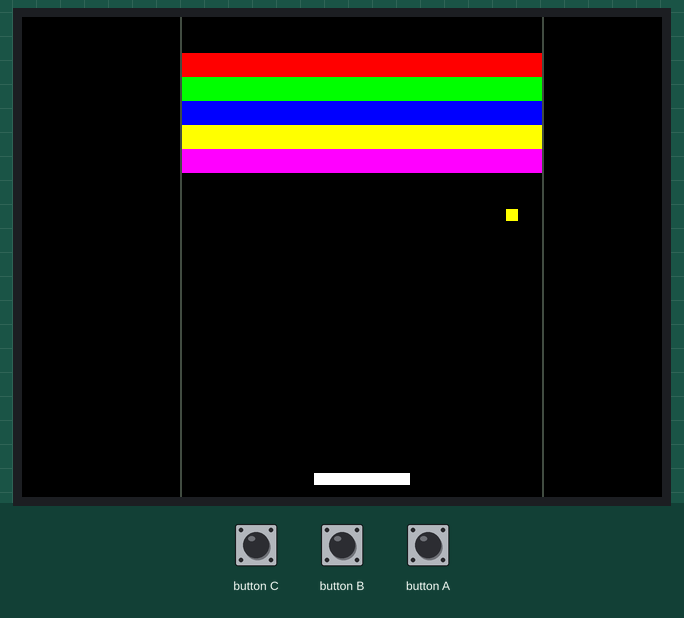
Simulated run of this program. Board: ESP32. Parts: 320×240 colour display. The test bench sets the inputs (shaded band).

Above: at 1.3 s.
1.4 s: button C pressed for 0.15 s
At 1.6 s:
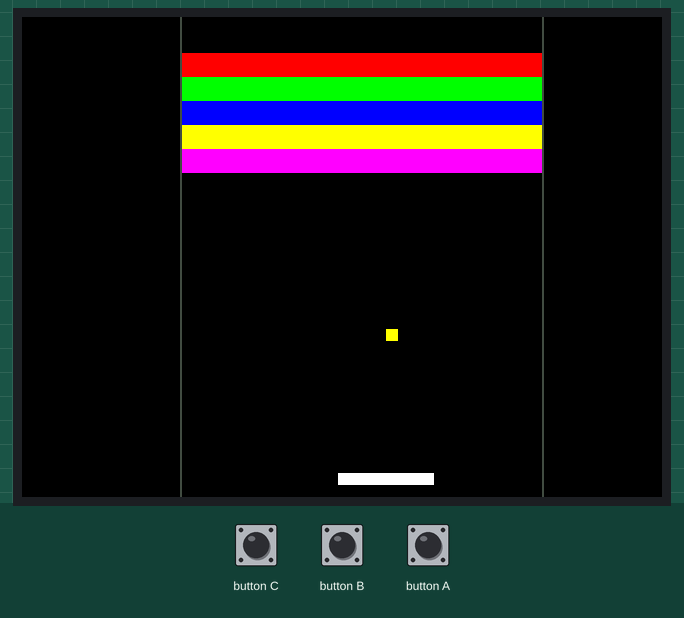
2.1 s: button A pressed for 0.15 s
2.8 s: button C pressed for 1 s
At 3.23 s:
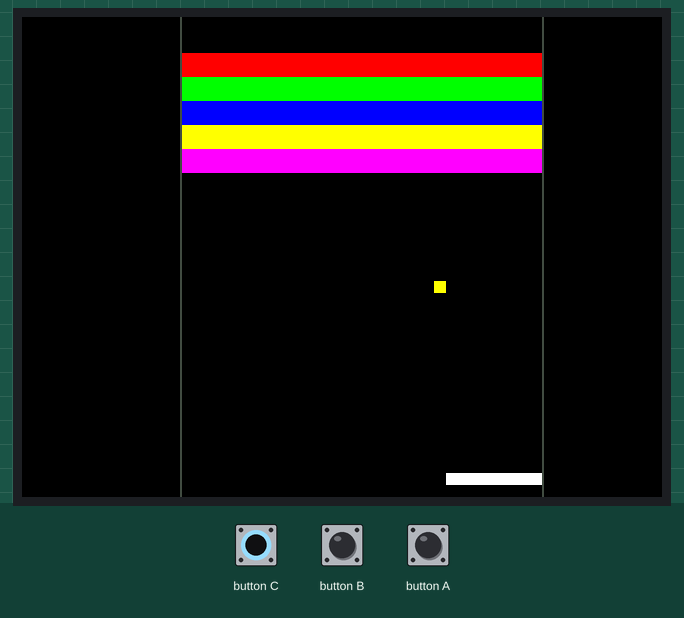
4.4 s: button A pressed for 1 s
At 4.87 s:
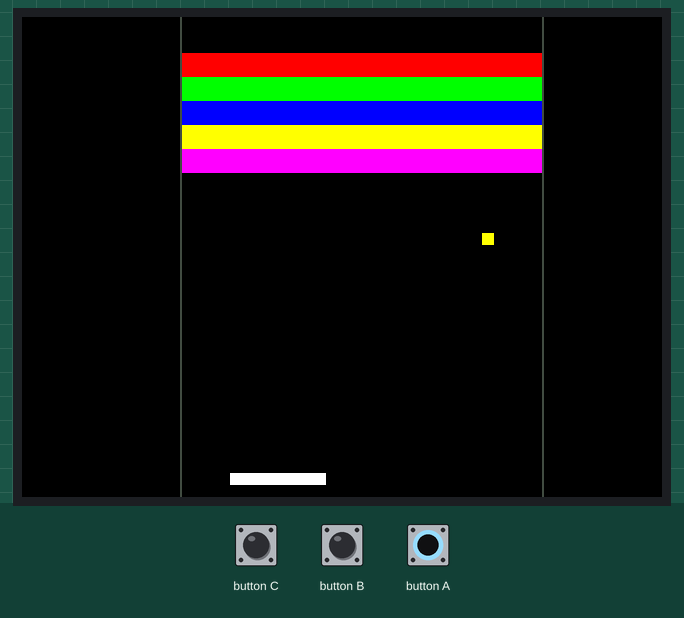
Timing chart, 0 to 7.0 s (numbered marks = the images above; inputs shaded):
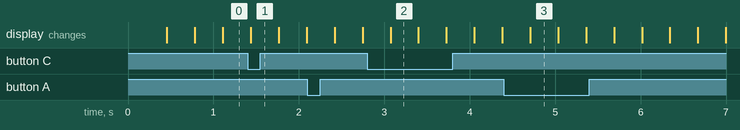

The program:

main.cpp
```cpp
#include <M5Stack.h>

//#define SOUND_ON

#define BLACK 0x0000
#define BLUE 0x001F
#define RED 0xF800
#define GREEN 0x07E0
#define CYAN 0x07FF
#define MAGENTA 0xF81F
#define YELLOW 0xFFE0
#define WHITE 0xFFFF

#define NOTE_C3 131
#define NOTE_CS3 139
#define NOTE_D3 147
#define NOTE_DS3 156
#define NOTE_E3 165
#define NOTE_F3 175
#define NOTE_FS3 185
#define NOTE_G3 196
#define NOTE_GS3 208
#define NOTE_A3 220
#define NOTE_AS3 233
#define NOTE_B3 247
#define NOTE_C4 262

#define RACKETSIZE 8
#define RACKETLINE 37
#define SCRNWIDTH 30
#define SCRNHEIGHT 40

#define BLOCKWIDTH 3
#define BLOCKHEIGHT 2
#define BLOCKTOP 3
#define BLOCKBOTTOM 12
#define BLOCKLINES ((BLOCKBOTTOM - BLOCKTOP + 1) / BLOCKHEIGHT)
#define NBLOCKS (BLOCKLINES * SCRNWIDTH / BLOCKWIDTH)

#define GAMEPORT A5
#define SOUNDPORT 12

boolean exist[NBLOCKS];
boolean demo_mode;

void BlocksInit()
{
    int8_t i;

    for (i = 0; i < NBLOCKS; i++)
    {
        exist[i] = true;
    }
}

uint8_t BlocksLeft()
{
    int8_t i;
    int8_t leftBlocks;

    leftBlocks = 0;
    for (i = 0; i < NBLOCKS; i++)
    {
        if (exist[i])
            leftBlocks++;
    }
    return leftBlocks;
}

#define TOSCRN(v) (v * 6)
uint16_t colors[BLOCKLINES] = {RED, GREEN, BLUE, YELLOW, MAGENTA};

void BlocksDrawAll()
{
    int8_t x, y;
    int8_t w, h;
    int8_t c;
    int8_t i;

    w = TOSCRN(BLOCKWIDTH);
    h = TOSCRN(BLOCKHEIGHT);
    c = 0;
    i = 0;
    for (y = BLOCKTOP; y <= BLOCKBOTTOM; y += BLOCKHEIGHT)
    {
        for (x = 0; x < SCRNWIDTH; x += BLOCKWIDTH)
        {
            if (exist[i++])
            {
                M5.Lcd.fillRect(80 + TOSCRN(x), TOSCRN(y), w, h, colors[c]);
            }
        }
        c++;
    }
    M5.Lcd.drawFastVLine(79,0,240,0x4268);
    M5.Lcd.drawFastVLine(260,0,240,0x4268);
}

void BlocksEraseOne(int8_t block)
{
    int8_t x, y;
    int8_t w, h;
    int8_t rows;

    w = TOSCRN(BLOCKWIDTH);
    h = TOSCRN(BLOCKHEIGHT);
    rows = SCRNWIDTH / BLOCKWIDTH;
    x = (block % rows) * BLOCKWIDTH;
    y = (block / rows) * BLOCKHEIGHT + BLOCKTOP;
    M5.Lcd.fillRect(80 + TOSCRN(x), TOSCRN(y), w, h, BLACK);
}

int8_t BlocksFind(uint8_t x, uint8_t y)
{
    if (x > SCRNWIDTH)
    {
        return -1;
    }
    if ((y < BLOCKTOP) || (y > BLOCKBOTTOM))
    {
        return -1;
    }
    uint8_t rows = SCRNWIDTH / BLOCKWIDTH;
    return (y - BLOCKTOP) / BLOCKHEIGHT * rows + x / BLOCKWIDTH;
}

int8_t BlocksHit(uint8_t x, uint8_t y, int8_t *vx, int8_t *vy)
{
    int8_t block;

    block = BlocksFind(x + *vx, y);
    if ((block >= 0) && exist[block])
    {
        *vx = -*vx;
        return block;
    }
    block = BlocksFind(x, y + *vy);
    if ((block >= 0) && exist[block])
    {
        *vy = -*vy;
        return block;
    }
    block = BlocksFind(x + *vx, y + *vy);
    if ((block >= 0) && exist[block])
    {
        *vx = -*vx;
        *vy = -*vy;
        return block;
    }
    return -1;
}

typedef struct
{
    uint8_t x, y;
    int8_t vx, vy;
} Ball;

#define BallInit(ball) ball = {.x = SCRNWIDTH - 1, .y = BLOCKBOTTOM + BLOCKHEIGHT, .vx = -1, .vy = 1}
#define BallDraw(ball, tft, color) tft.fillRect(80 + ball.x *6, ball.y * 6, 6, 6, color)
#define RacketDraw(racket, tft, color) tft.fillRect(80 + racket * 6, (RACKETLINE + 1) * 6, RACKETSIZE * 6, 6, color)

#define GAME_ONGOING 1
#define GAME_RESTART 0

uint8_t gameStatus;

int16_t racket = (SCRNWIDTH - RACKETSIZE) >> 1;
Ball ball;

void game_move_racket()
{
    RacketDraw(racket, M5.Lcd, BLACK);

    if (M5.BtnC.isPressed())
    {
        racket += 2;
        if (racket > SCRNWIDTH - RACKETSIZE)
        {
            racket = SCRNWIDTH - RACKETSIZE;
        }
    }
    if (M5.BtnA.isPressed())
    {
        if (racket > 0)
        {
            racket -= min(racket, 2);
        }
    }

    if(demo_mode) {
        racket = ball.x - (RACKETSIZE / 2);
        if (M5.BtnA.isPressed() || M5.BtnC.isPressed()) {
            demo_mode = false;
        }
    }

    racket = constrain(racket, 0, SCRNWIDTH - RACKETSIZE);
    RacketDraw(racket, M5.Lcd, WHITE);
}

void setup(void)
{
    M5.begin();
    gameStatus = GAME_RESTART;
    BallInit(ball);
    M5.update();
    demo_mode = M5.BtnB.isPressed();
}

boolean game_restart()
{
    if ((ball.y > BLOCKBOTTOM) && (ball.vy > 0))
    {
        BlocksInit();
        BlocksDrawAll();
        return true;
    }
    else
    {
        return false;
    }
}

boolean game_ongoing()
{
    int8_t block;
    boolean blockErased;

    blockErased = false;
    do
    {
        block = BlocksHit(ball.x, ball.y, &ball.vx, &ball.vy);
        if (block >= 0)
        {
            exist[block] = false;
            BlocksEraseOne(block);
            blockErased = true;
        }
    } while (block > 0);
    return blockErased;
}

void loop()
{
    M5.update();
    switch (gameStatus)
    {
    case GAME_RESTART:
        if (game_restart())
        {
            gameStatus = GAME_ONGOING;
        }
        break;
    case GAME_ONGOING:
        if (game_ongoing())
#ifdef SOUND_ON
            M5.Speaker.tone(NOTE_C4, 40);
#endif
        if (BlocksLeft() == 0)
        {
            gameStatus = GAME_RESTART;
        }
        break;
    }

    BallDraw(ball, M5.Lcd, BLACK);
    ball.x += ball.vx;
    if (ball.x >= SCRNWIDTH - 1 || ball.x < 1)
    {
        ball.vx = -ball.vx;
    }
    ball.y += ball.vy;
    if (ball.y == RACKETLINE)
    {
        if (ball.x >= racket && ball.x < racket + RACKETSIZE)
        {
            ball.vy = -ball.vy;
#ifdef SOUND_ON
            M5.Speaker.tone(NOTE_C3, 80);
#endif
        }
    }
    if (ball.y == 0)
    {
        ball.vy = -ball.vy;
    }
    if (ball.y > SCRNHEIGHT)
    {
        BallInit(ball);
    }
    BallDraw(ball, M5.Lcd, YELLOW);

    game_move_racket();

    delay(32);
}
```
